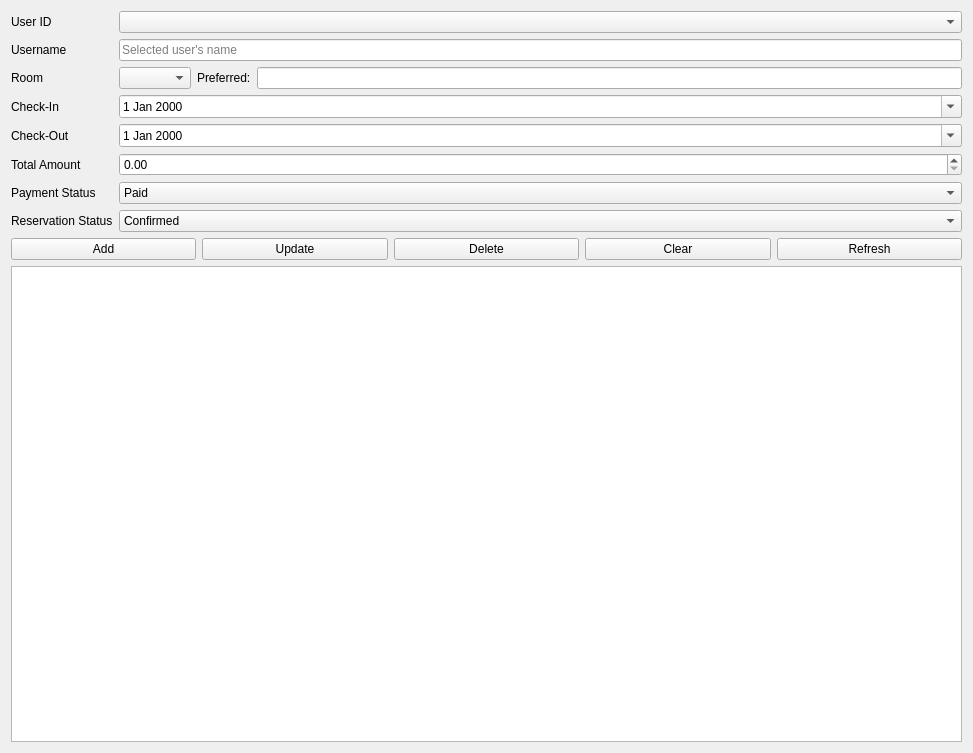
<?xml version='1.0' encoding='UTF-8'?>
<ui version="4.0">
 <class>Reservations</class>
 <widget class="QWidget" name="Reservations">
  <property name="geometry">
   <rect>
    <x>0</x>
    <y>0</y>
    <width>973</width>
    <height>753</height>
   </rect>
  </property>
  <property name="windowTitle">
   <string>Reservations</string>
  </property>
  <layout class="QVBoxLayout" name="verticalLayout">
   <item>
    <layout class="QGridLayout" name="formLayout">
     <item row="0" column="0">
      <widget class="QLabel" name="labelUser">
       <property name="text">
        <string>User ID</string>
       </property>
      </widget>
     </item>
     <item row="0" column="1">
      <widget class="QComboBox" name="comboBoxUser"/>
     </item>
     <item row="1" column="0">
      <widget class="QLabel" name="labelUserName">
       <property name="text">
        <string>Username</string>
       </property>
      </widget>
     </item>
     <item row="1" column="1">
      <widget class="QLineEdit" name="userNameDisplay">
       <property name="readOnly">
        <bool>true</bool>
       </property>
       <property name="placeholderText">
        <string>Selected user's name</string>
       </property>
      </widget>
     </item>
     <item row="2" column="0">
      <widget class="QLabel" name="labelRoom">
       <property name="text">
        <string>Room</string>
       </property>
      </widget>
     </item>
     <item row="2" column="1">
      <layout class="QHBoxLayout" name="roomLayout">
       <item>
        <widget class="QComboBox" name="comboBoxRoom"/>
       </item>
       <item>
        <widget class="QLabel" name="labelPreferred">
         <property name="text">
          <string>Preferred:</string>
         </property>
        </widget>
       </item>
       <item>
        <widget class="QLineEdit" name="lineEditPreferred">
         <property name="readOnly">
          <bool>true</bool>
         </property>
        </widget>
       </item>
      </layout>
     </item>
     <item row="3" column="0">
      <widget class="QLabel" name="labelCheckIn">
       <property name="text">
        <string>Check-In</string>
       </property>
      </widget>
     </item>
     <item row="3" column="1">
      <widget class="QDateEdit" name="dateEditCheckIn">
       <property name="calendarPopup">
        <bool>true</bool>
       </property>
      </widget>
     </item>
     <item row="4" column="0">
      <widget class="QLabel" name="labelCheckOut">
       <property name="text">
        <string>Check-Out</string>
       </property>
      </widget>
     </item>
     <item row="4" column="1">
      <widget class="QDateEdit" name="dateEditCheckOut">
       <property name="calendarPopup">
        <bool>true</bool>
       </property>
      </widget>
     </item>
     <item row="5" column="0">
      <widget class="QLabel" name="labelAmount">
       <property name="text">
        <string>Total Amount</string>
       </property>
      </widget>
     </item>
     <item row="5" column="1">
      <widget class="QDoubleSpinBox" name="spinBoxAmount">
       <property name="decimals">
        <number>2</number>
       </property>
       <property name="maximum">
        <double>100000.000000</double>
       </property>
      </widget>
     </item>
     <item row="6" column="0">
      <widget class="QLabel" name="labelPayment">
       <property name="text">
        <string>Payment Status</string>
       </property>
      </widget>
     </item>
     <item row="6" column="1">
      <widget class="QComboBox" name="comboBoxPayment">
       <item>
        <property name="text">
         <string>Paid</string>
        </property>
       </item>
       <item>
        <property name="text">
         <string>Pending</string>
        </property>
       </item>
      </widget>
     </item>
     <item row="7" column="0">
      <widget class="QLabel" name="labelStatus">
       <property name="text">
        <string>Reservation Status</string>
       </property>
      </widget>
     </item>
     <item row="7" column="1">
      <widget class="QComboBox" name="comboBoxStatus">
       <item>
        <property name="text">
         <string>Confirmed</string>
        </property>
       </item>
       <item>
        <property name="text">
         <string>Canceled</string>
        </property>
       </item>
      </widget>
     </item>
    </layout>
   </item>
   <item>
    <layout class="QHBoxLayout" name="buttonLayout">
     <item>
      <widget class="QPushButton" name="btnAdd">
       <property name="text">
        <string>Add</string>
       </property>
      </widget>
     </item>
     <item>
      <widget class="QPushButton" name="btnUpdate">
       <property name="text">
        <string>Update</string>
       </property>
      </widget>
     </item>
     <item>
      <widget class="QPushButton" name="btnDelete">
       <property name="text">
        <string>Delete</string>
       </property>
      </widget>
     </item>
     <item>
      <widget class="QPushButton" name="btnClear">
       <property name="text">
        <string>Clear</string>
       </property>
      </widget>
     </item>
     <item>
      <widget class="QPushButton" name="btnRefresh">
       <property name="text">
        <string>Refresh</string>
       </property>
      </widget>
     </item>
    </layout>
   </item>
   <item>
    <widget class="QTableView" name="tableViewReservations"/>
   </item>
  </layout>
 </widget>
 <resources/>
 <connections/>
</ui>
